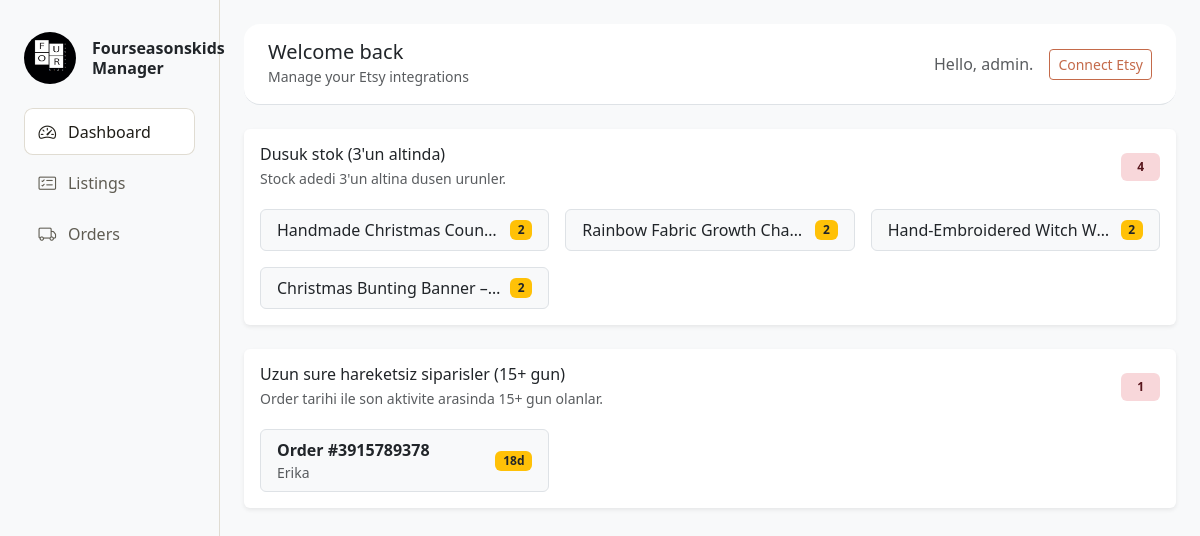
Page / (signed in) on the earlier database version.
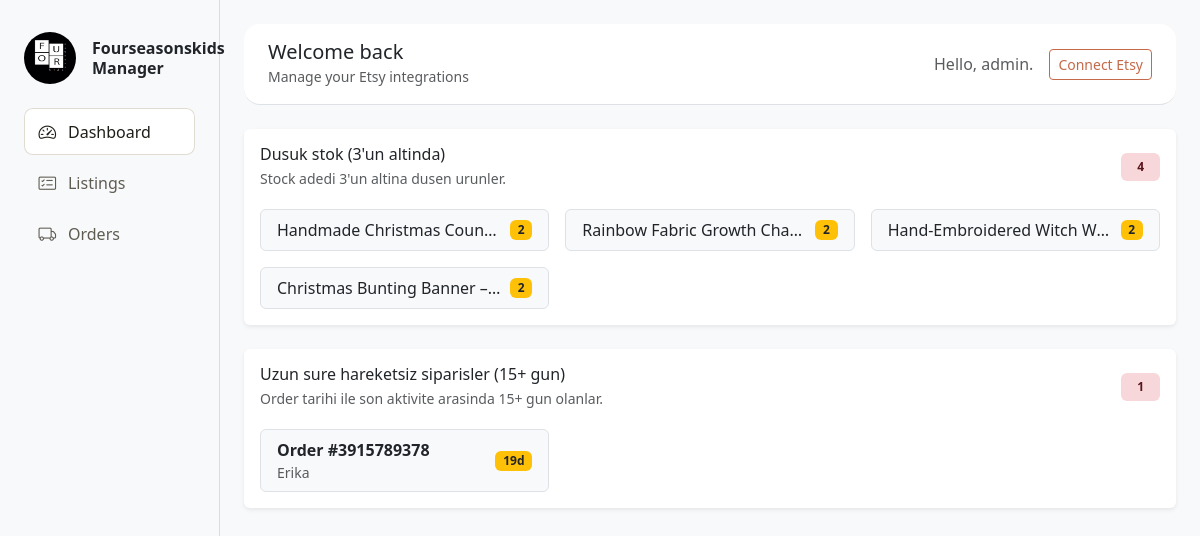
Same page on the later database version.
### orders/models.py (models this page shows, shortened)
class Order(models.Model):
    class Status(models.TextChoices):
        RECEIVED = "received", "Received"
        SHIPPED = "shipped", "Shipped"
        IN_TRANSIT = "in_transit", "In transit"
        DELIVERED = "delivered", "Delivered"
        CLOSED = "closed", "Closed"
    etsy_order_id = models.BigIntegerField(unique=True)
    status = models.CharField(max_length=20, choices=Status.choices, default=Status.RECEIVED)
    buyer = models.ForeignKey(Buyer, null=True, blank=True, on_delete=models.SET_NULL)
    buyer_name = models.CharField(max_length=255, blank=True)
    buyer_email = models.EmailField(blank=True)
    total_amount = models.IntegerField(null=True, blank=True)
    currency = models.CharField(max_length=10, blank=True)
    order_created_at = models.DateTimeField(null=True, blank=True)
    shipped_at = models.DateTimeField(null=True, blank=True)
    delivered_at = models.DateTimeField(null=True, blank=True)
    expected_ship_date = models.DateTimeField(null=True, blank=True)
    last_synced_at = models.DateTimeField(null=True, blank=True)
    archived = models.BooleanField(default=False)
    owner = models.ForeignKey(settings.AUTH_USER_MODEL, on_delete=models.CASCADE)

### core/views.py (the view)
# urls.py: path("", DashboardView.as_view(), name="home"),
class DashboardView(LoginRequiredMixin, TemplateView):
    template_name = "dashboard.html"
    def get_context_data(self, **kwargs):
        context = super().get_context_data(**kwargs)
        context["low_stock"] = Listing.objects.filter(
            owner=self.request.user,
            quantity__lt=3,
        ).order_by("quantity", "-id")
        stale_orders = []
        orders = (
            Order.objects.filter(
                owner=self.request.user,
                status__in=[Order.Status.SHIPPED, Order.Status.IN_TRANSIT],
                order_created_at__isnull=False,
                shipment__last_activity_at__isnull=False,
            )
            .select_related("shipment")
            .order_by("-order_created_at")
        )
        for order in orders:
            gap = order.shipment.last_activity_at - order.order_created_at
            if gap >= timedelta(days=15):
                stale_orders.append(
                    {
                        "order": order,
                        "gap_days": gap.days,
                    }
                )
        stale_orders.sort(key=lambda item: item["gap_days"], reverse=True)
        context["stale_orders"] = stale_orders
        return context

### templates/dashboard.html (shortened to what this page needs)
{% extends "layout/base.html" %}
{% block content %}
<header class="topbar d-flex justify-content-between align-items-center px-4 py-3 border-bottom bg-white rounded-4 mb-4">
    <div>
        <h1 class="h5 mb-0">Welcome back</h1>
        <small class="text-muted">Manage your Etsy integrations</small>
    </div>
    <div class="d-flex align-items-center gap-3">
        <span class="text-muted">Hello, {{ user.username }}.</span>
        <a class="btn btn-outline-primary btn-sm" href="/etsy/connect/">Connect Etsy</a>
    </div>
</header>
<div class="card border-0 shadow-sm mb-4">
    <div class="card-body">
        <div class="d-flex align-items-center justify-content-between">
            <div>
                <h2 class="h6 mb-1">Dusuk stok (3'un altinda)</h2>
                <div class="text-muted small">Stock adedi 3'un altina dusen urunler.</div>
            </div>
            <span class="badge bg-danger-subtle text-danger-emphasis px-3 py-2">
                {{ low_stock|length }}
            </span>
        </div>
        {% if low_stock %}
        <div class="row g-3 mt-1">
            {% for l in low_stock %}
            <div class="col-12 col-md-6 col-lg-4">
                <div class="d-flex align-items-center justify-content-between border rounded px-3 py-2 bg-light">
                    <div class="text-truncate me-2">
                        {% if l.url %}
                        <a href="{{ l.url }}" target="_blank" class="text-decoration-none text-dark">
                            {{ l.title|default:"(No title)" }}
                        </a>
                        {% else %}
                        {{ l.title|default:"(No title)" }}
                        {% endif %}
                    </div>
                    <span class="badge bg-warning text-dark">
                        {{ l.quantity|default:"-" }}
                    </span>
                </div>
            </div>
            {% endfor %}
        </div>
        {% else %}
        <div class="text-muted small mt-2">Dusuk stokta urun yok.</div>
        {% endif %}
    </div>
</div>
<div class="card border-0 shadow-sm mb-4">
    <div class="card-body">
        <div class="d-flex align-items-center justify-content-between">
            <div>
                <h2 class="h6 mb-1">Uzun sure hareketsiz siparisler (15+ gun)</h2>
                <div class="text-muted small">Order tarihi ile son aktivite arasinda 15+ gun olanlar.</div>
            </div>
            <span class="badge bg-danger-subtle text-danger-emphasis px-3 py-2">
                {{ stale_orders|length }}
            </span>
        </div>
        {% if stale_orders %}
        <div class="row g-3 mt-1">
            {% for item in stale_orders %}
            <div class="col-12 col-md-6 col-lg-4">
                <a class="d-flex align-items-center justify-content-between border rounded px-3 py-2 bg-light text-decoration-none text-dark"
                    href="{% url 'orders_home' %}#order-{{ item.order.id }}">
                    <div class="text-truncate me-2">
                        <span class="fw-semibold">Order #{{ item.order.etsy_order_id }}</span>
                        <div class="text-muted small">{{ item.order.buyer_name|default:"(No buyer)" }}</div>
                    </div>
                    <span class="badge bg-warning text-dark">
                        {{ item.gap_days }}d
                    </span>
                </a>
            </div>
            {% endfor %}
        </div>
        {% else %}
        <div class="text-muted small mt-2">15+ gun farkli siparis yok.</div>
        {% endif %}
    </div>
</div>
{% endblock %}

Differences in the rows shown:
changed Order "Erika": gap_days "18" → "19"
